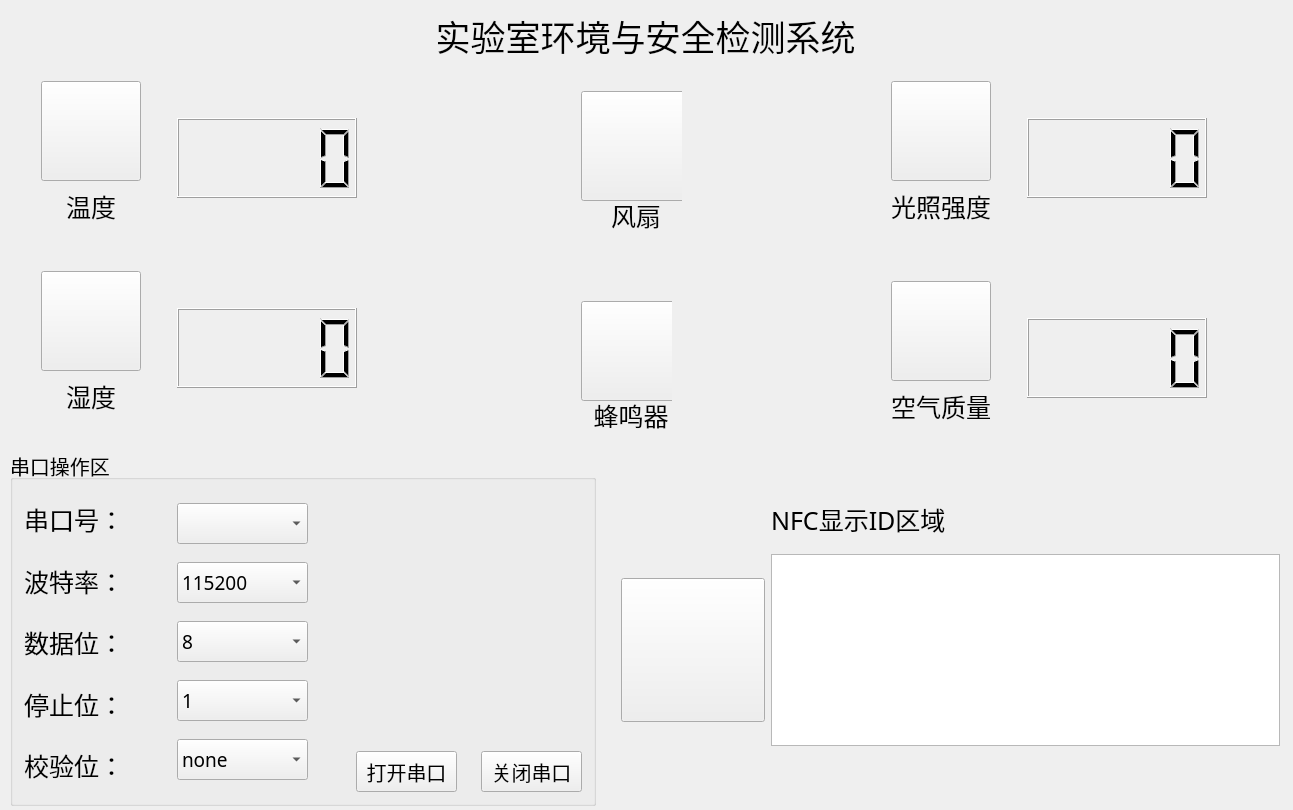
<?xml version="1.0" encoding="UTF-8"?>
<ui version="4.0">
 <class>Widget</class>
 <widget class="QWidget" name="Widget">
  <property name="geometry">
   <rect>
    <x>0</x>
    <y>0</y>
    <width>1293</width>
    <height>810</height>
   </rect>
  </property>
  <property name="windowTitle">
   <string>Widget</string>
  </property>
  <property name="styleSheet">
   <string notr="true"/>
  </property>
  <widget class="QLabel" name="label">
   <property name="geometry">
    <rect>
     <x>0</x>
     <y>0</y>
     <width>1291</width>
     <height>71</height>
    </rect>
   </property>
   <property name="font">
    <font>
     <family>华文楷体</family>
     <pointsize>26</pointsize>
    </font>
   </property>
   <property name="text">
    <string>实验室环境与安全检测系统</string>
   </property>
   <property name="alignment">
    <set>Qt::AlignCenter</set>
   </property>
  </widget>
  <widget class="QGroupBox" name="groupBox">
   <property name="geometry">
    <rect>
     <x>10</x>
     <y>450</y>
     <width>586</width>
     <height>356</height>
    </rect>
   </property>
   <property name="font">
    <font>
     <pointsize>15</pointsize>
    </font>
   </property>
   <property name="title">
    <string>串口操作区</string>
   </property>
   <layout class="QGridLayout" name="gridLayout_2">
    <item row="0" column="0">
     <layout class="QGridLayout" name="gridLayout">
      <item row="0" column="0" rowspan="2">
       <layout class="QHBoxLayout" name="horizontalLayout_2">
        <item>
         <layout class="QVBoxLayout" name="verticalLayout">
          <item>
           <widget class="QLabel" name="label_2">
            <property name="minimumSize">
             <size>
              <width>129</width>
              <height>57</height>
             </size>
            </property>
            <property name="maximumSize">
             <size>
              <width>129</width>
              <height>57</height>
             </size>
            </property>
            <property name="font">
             <font>
              <family>华文楷体</family>
              <pointsize>19</pointsize>
             </font>
            </property>
            <property name="text">
             <string>串口号：</string>
            </property>
           </widget>
          </item>
          <item>
           <widget class="QLabel" name="label_3">
            <property name="minimumSize">
             <size>
              <width>129</width>
              <height>57</height>
             </size>
            </property>
            <property name="maximumSize">
             <size>
              <width>129</width>
              <height>57</height>
             </size>
            </property>
            <property name="font">
             <font>
              <family>华文楷体</family>
              <pointsize>19</pointsize>
             </font>
            </property>
            <property name="text">
             <string>波特率：</string>
            </property>
           </widget>
          </item>
          <item>
           <widget class="QLabel" name="label_4">
            <property name="minimumSize">
             <size>
              <width>129</width>
              <height>57</height>
             </size>
            </property>
            <property name="maximumSize">
             <size>
              <width>129</width>
              <height>57</height>
             </size>
            </property>
            <property name="font">
             <font>
              <family>华文楷体</family>
              <pointsize>19</pointsize>
             </font>
            </property>
            <property name="text">
             <string>数据位：</string>
            </property>
           </widget>
          </item>
          <item>
           <widget class="QLabel" name="label_5">
            <property name="minimumSize">
             <size>
              <width>129</width>
              <height>57</height>
             </size>
            </property>
            <property name="maximumSize">
             <size>
              <width>129</width>
              <height>57</height>
             </size>
            </property>
            <property name="font">
             <font>
              <family>华文楷体</family>
              <pointsize>19</pointsize>
             </font>
            </property>
            <property name="text">
             <string>停止位：</string>
            </property>
           </widget>
          </item>
          <item>
           <widget class="QLabel" name="label_6">
            <property name="minimumSize">
             <size>
              <width>129</width>
              <height>57</height>
             </size>
            </property>
            <property name="maximumSize">
             <size>
              <width>129</width>
              <height>57</height>
             </size>
            </property>
            <property name="font">
             <font>
              <family>华文楷体</family>
              <pointsize>19</pointsize>
             </font>
            </property>
            <property name="text">
             <string>校验位：</string>
            </property>
           </widget>
          </item>
         </layout>
        </item>
        <item>
         <spacer name="horizontalSpacer_2">
          <property name="orientation">
           <enum>Qt::Horizontal</enum>
          </property>
          <property name="sizeHint" stdset="0">
           <size>
            <width>18</width>
            <height>20</height>
           </size>
          </property>
         </spacer>
        </item>
        <item>
         <layout class="QVBoxLayout" name="verticalLayout_2">
          <item>
           <widget class="QComboBox" name="serialCb">
            <property name="minimumSize">
             <size>
              <width>131</width>
              <height>41</height>
             </size>
            </property>
            <property name="maximumSize">
             <size>
              <width>131</width>
              <height>41</height>
             </size>
            </property>
            <property name="font">
             <font>
              <family>华文楷体</family>
              <pointsize>14</pointsize>
             </font>
            </property>
           </widget>
          </item>
          <item>
           <widget class="QComboBox" name="baundrateCb">
            <property name="minimumSize">
             <size>
              <width>131</width>
              <height>41</height>
             </size>
            </property>
            <property name="maximumSize">
             <size>
              <width>131</width>
              <height>41</height>
             </size>
            </property>
            <property name="font">
             <font>
              <family>华文楷体</family>
              <pointsize>14</pointsize>
             </font>
            </property>
            <property name="layoutDirection">
             <enum>Qt::LeftToRight</enum>
            </property>
            <item>
             <property name="text">
              <string>115200</string>
             </property>
            </item>
           </widget>
          </item>
          <item>
           <widget class="QComboBox" name="dataCb">
            <property name="minimumSize">
             <size>
              <width>131</width>
              <height>41</height>
             </size>
            </property>
            <property name="maximumSize">
             <size>
              <width>131</width>
              <height>41</height>
             </size>
            </property>
            <property name="font">
             <font>
              <family>华文楷体</family>
              <pointsize>14</pointsize>
             </font>
            </property>
            <item>
             <property name="text">
              <string>8</string>
             </property>
            </item>
           </widget>
          </item>
          <item>
           <widget class="QComboBox" name="stopCb">
            <property name="minimumSize">
             <size>
              <width>131</width>
              <height>41</height>
             </size>
            </property>
            <property name="maximumSize">
             <size>
              <width>131</width>
              <height>41</height>
             </size>
            </property>
            <property name="font">
             <font>
              <family>华文楷体</family>
              <pointsize>14</pointsize>
             </font>
            </property>
            <item>
             <property name="text">
              <string>1</string>
             </property>
            </item>
            <item>
             <property name="text">
              <string>1.5</string>
             </property>
            </item>
            <item>
             <property name="text">
              <string>2</string>
             </property>
            </item>
           </widget>
          </item>
          <item>
           <widget class="QComboBox" name="checkCb">
            <property name="minimumSize">
             <size>
              <width>131</width>
              <height>41</height>
             </size>
            </property>
            <property name="maximumSize">
             <size>
              <width>131</width>
              <height>41</height>
             </size>
            </property>
            <property name="font">
             <font>
              <family>华文楷体</family>
              <pointsize>14</pointsize>
             </font>
            </property>
            <item>
             <property name="text">
              <string>none</string>
             </property>
            </item>
            <item>
             <property name="text">
              <string>1</string>
             </property>
            </item>
           </widget>
          </item>
         </layout>
        </item>
       </layout>
      </item>
      <item row="0" column="2">
       <spacer name="verticalSpacer">
        <property name="orientation">
         <enum>Qt::Vertical</enum>
        </property>
        <property name="sizeHint" stdset="0">
         <size>
          <width>20</width>
          <height>148</height>
         </size>
        </property>
       </spacer>
      </item>
      <item row="1" column="1">
       <spacer name="horizontalSpacer_3">
        <property name="orientation">
         <enum>Qt::Horizontal</enum>
        </property>
        <property name="sizeHint" stdset="0">
         <size>
          <width>18</width>
          <height>20</height>
         </size>
        </property>
       </spacer>
      </item>
      <item row="1" column="2">
       <layout class="QHBoxLayout" name="horizontalLayout">
        <item>
         <widget class="QPushButton" name="openBt">
          <property name="minimumSize">
           <size>
            <width>101</width>
            <height>41</height>
           </size>
          </property>
          <property name="maximumSize">
           <size>
            <width>101</width>
            <height>41</height>
           </size>
          </property>
          <property name="text">
           <string>打开串口</string>
          </property>
         </widget>
        </item>
        <item>
         <spacer name="horizontalSpacer">
          <property name="orientation">
           <enum>Qt::Horizontal</enum>
          </property>
          <property name="sizeHint" stdset="0">
           <size>
            <width>18</width>
            <height>20</height>
           </size>
          </property>
         </spacer>
        </item>
        <item>
         <widget class="QPushButton" name="closeBt">
          <property name="minimumSize">
           <size>
            <width>101</width>
            <height>41</height>
           </size>
          </property>
          <property name="maximumSize">
           <size>
            <width>101</width>
            <height>41</height>
           </size>
          </property>
          <property name="text">
           <string>关闭串口</string>
          </property>
         </widget>
        </item>
       </layout>
      </item>
     </layout>
    </item>
   </layout>
   <zorder></zorder>
  </widget>
  <widget class="QWidget" name="layoutWidget">
   <property name="geometry">
    <rect>
     <x>610</x>
     <y>480</y>
     <width>681</width>
     <height>321</height>
    </rect>
   </property>
   <layout class="QGridLayout" name="gridLayout_3">
    <item row="0" column="1">
     <widget class="QLabel" name="label_7">
      <property name="minimumSize">
       <size>
        <width>200</width>
        <height>57</height>
       </size>
      </property>
      <property name="maximumSize">
       <size>
        <width>200</width>
        <height>57</height>
       </size>
      </property>
      <property name="font">
       <font>
        <family>华文楷体</family>
        <pointsize>19</pointsize>
       </font>
      </property>
      <property name="text">
       <string>NFC显示ID区域</string>
      </property>
     </widget>
    </item>
    <item row="0" column="0">
     <spacer name="verticalSpacer_2">
      <property name="orientation">
       <enum>Qt::Vertical</enum>
      </property>
      <property name="sizeHint" stdset="0">
       <size>
        <width>20</width>
        <height>40</height>
       </size>
      </property>
     </spacer>
    </item>
    <item row="2" column="0">
     <spacer name="verticalSpacer_3">
      <property name="orientation">
       <enum>Qt::Vertical</enum>
      </property>
      <property name="sizeHint" stdset="0">
       <size>
        <width>20</width>
        <height>40</height>
       </size>
      </property>
     </spacer>
    </item>
    <item row="1" column="0">
     <widget class="QPushButton" name="pushButton_6">
      <property name="minimumSize">
       <size>
        <width>144</width>
        <height>144</height>
       </size>
      </property>
      <property name="maximumSize">
       <size>
        <width>144</width>
        <height>144</height>
       </size>
      </property>
      <property name="styleSheet">
       <string notr="true">border-image: url(:/icon/NFC Technology.png);</string>
      </property>
      <property name="text">
       <string/>
      </property>
     </widget>
    </item>
    <item row="1" column="1">
     <widget class="QPlainTextEdit" name="plainTextEdit"/>
    </item>
   </layout>
  </widget>
  <widget class="QWidget" name="layoutWidget">
   <property name="geometry">
    <rect>
     <x>570</x>
     <y>80</y>
     <width>112</width>
     <height>175</height>
    </rect>
   </property>
   <layout class="QVBoxLayout" name="verticalLayout_3">
    <item>
     <widget class="QPushButton" name="pushButton_fan">
      <property name="minimumSize">
       <size>
        <width>110</width>
        <height>110</height>
       </size>
      </property>
      <property name="maximumSize">
       <size>
        <width>110</width>
        <height>110</height>
       </size>
      </property>
      <property name="styleSheet">
       <string notr="true">border-image: url(:/icon/绿色风扇.png);</string>
      </property>
      <property name="text">
       <string/>
      </property>
     </widget>
    </item>
    <item>
     <widget class="QLabel" name="label_11">
      <property name="minimumSize">
       <size>
        <width>110</width>
        <height>57</height>
       </size>
      </property>
      <property name="maximumSize">
       <size>
        <width>110</width>
        <height>57</height>
       </size>
      </property>
      <property name="font">
       <font>
        <family>华文楷体</family>
        <pointsize>19</pointsize>
       </font>
      </property>
      <property name="text">
       <string>风扇</string>
      </property>
      <property name="alignment">
       <set>Qt::AlignCenter</set>
      </property>
     </widget>
    </item>
   </layout>
  </widget>
  <widget class="QWidget" name="layoutWidget">
   <property name="geometry">
    <rect>
     <x>570</x>
     <y>290</y>
     <width>102</width>
     <height>165</height>
    </rect>
   </property>
   <layout class="QVBoxLayout" name="verticalLayout_4">
    <item>
     <widget class="QPushButton" name="pushButton_beep">
      <property name="minimumSize">
       <size>
        <width>100</width>
        <height>100</height>
       </size>
      </property>
      <property name="maximumSize">
       <size>
        <width>100</width>
        <height>100</height>
       </size>
      </property>
      <property name="styleSheet">
       <string notr="true">border-image: url(:/icon/绿色声音.png);</string>
      </property>
      <property name="text">
       <string/>
      </property>
     </widget>
    </item>
    <item>
     <widget class="QLabel" name="label_10">
      <property name="minimumSize">
       <size>
        <width>100</width>
        <height>57</height>
       </size>
      </property>
      <property name="maximumSize">
       <size>
        <width>100</width>
        <height>57</height>
       </size>
      </property>
      <property name="font">
       <font>
        <family>华文楷体</family>
        <pointsize>19</pointsize>
       </font>
      </property>
      <property name="text">
       <string>蜂鸣器</string>
      </property>
      <property name="alignment">
       <set>Qt::AlignCenter</set>
      </property>
     </widget>
    </item>
   </layout>
  </widget>
  <widget class="QWidget" name="layoutWidget">
   <property name="geometry">
    <rect>
     <x>30</x>
     <y>70</y>
     <width>338</width>
     <height>176</height>
    </rect>
   </property>
   <layout class="QGridLayout" name="gridLayout_4">
    <item row="0" column="0">
     <layout class="QVBoxLayout" name="verticalLayout_5">
      <item>
       <widget class="QPushButton" name="pushButton_temperature">
        <property name="minimumSize">
         <size>
          <width>100</width>
          <height>100</height>
         </size>
        </property>
        <property name="maximumSize">
         <size>
          <width>100</width>
          <height>100</height>
         </size>
        </property>
        <property name="styleSheet">
         <string notr="true">border-image: url(:/icon/绿色温度.png);</string>
        </property>
        <property name="text">
         <string/>
        </property>
       </widget>
      </item>
      <item>
       <widget class="QLabel" name="label_8">
        <property name="minimumSize">
         <size>
          <width>100</width>
          <height>57</height>
         </size>
        </property>
        <property name="maximumSize">
         <size>
          <width>100</width>
          <height>57</height>
         </size>
        </property>
        <property name="font">
         <font>
          <family>华文楷体</family>
          <pointsize>19</pointsize>
         </font>
        </property>
        <property name="text">
         <string>温度</string>
        </property>
        <property name="alignment">
         <set>Qt::AlignCenter</set>
        </property>
       </widget>
      </item>
     </layout>
    </item>
    <item row="0" column="1">
     <spacer name="horizontalSpacer_4">
      <property name="orientation">
       <enum>Qt::Horizontal</enum>
      </property>
      <property name="sizeHint" stdset="0">
       <size>
        <width>40</width>
        <height>20</height>
       </size>
      </property>
     </spacer>
    </item>
    <item row="0" column="2">
     <layout class="QVBoxLayout" name="verticalLayout_9">
      <item>
       <spacer name="verticalSpacer_4">
        <property name="orientation">
         <enum>Qt::Vertical</enum>
        </property>
        <property name="sizeHint" stdset="0">
         <size>
          <width>20</width>
          <height>40</height>
         </size>
        </property>
       </spacer>
      </item>
      <item>
       <widget class="QLCDNumber" name="lcdNumber_temperature">
        <property name="minimumSize">
         <size>
          <width>180</width>
          <height>80</height>
         </size>
        </property>
        <property name="maximumSize">
         <size>
          <width>180</width>
          <height>80</height>
         </size>
        </property>
       </widget>
      </item>
      <item>
       <spacer name="verticalSpacer_5">
        <property name="orientation">
         <enum>Qt::Vertical</enum>
        </property>
        <property name="sizeHint" stdset="0">
         <size>
          <width>20</width>
          <height>40</height>
         </size>
        </property>
       </spacer>
      </item>
     </layout>
    </item>
   </layout>
  </widget>
  <widget class="QWidget" name="layoutWidget">
   <property name="geometry">
    <rect>
     <x>30</x>
     <y>260</y>
     <width>338</width>
     <height>176</height>
    </rect>
   </property>
   <layout class="QGridLayout" name="gridLayout_5">
    <item row="0" column="0">
     <layout class="QVBoxLayout" name="verticalLayout_6">
      <item>
       <widget class="QPushButton" name="pushButton_humidity">
        <property name="minimumSize">
         <size>
          <width>100</width>
          <height>100</height>
         </size>
        </property>
        <property name="maximumSize">
         <size>
          <width>100</width>
          <height>100</height>
         </size>
        </property>
        <property name="styleSheet">
         <string notr="true">border-image: url(:/icon/绿色湿度.png);</string>
        </property>
        <property name="text">
         <string/>
        </property>
       </widget>
      </item>
      <item>
       <widget class="QLabel" name="label_9">
        <property name="minimumSize">
         <size>
          <width>100</width>
          <height>57</height>
         </size>
        </property>
        <property name="maximumSize">
         <size>
          <width>100</width>
          <height>57</height>
         </size>
        </property>
        <property name="font">
         <font>
          <family>华文楷体</family>
          <pointsize>19</pointsize>
         </font>
        </property>
        <property name="text">
         <string>湿度</string>
        </property>
        <property name="alignment">
         <set>Qt::AlignCenter</set>
        </property>
       </widget>
      </item>
     </layout>
    </item>
    <item row="0" column="1">
     <spacer name="horizontalSpacer_5">
      <property name="orientation">
       <enum>Qt::Horizontal</enum>
      </property>
      <property name="sizeHint" stdset="0">
       <size>
        <width>40</width>
        <height>20</height>
       </size>
      </property>
     </spacer>
    </item>
    <item row="0" column="2">
     <layout class="QVBoxLayout" name="verticalLayout_10">
      <item>
       <spacer name="verticalSpacer_6">
        <property name="orientation">
         <enum>Qt::Vertical</enum>
        </property>
        <property name="sizeHint" stdset="0">
         <size>
          <width>20</width>
          <height>40</height>
         </size>
        </property>
       </spacer>
      </item>
      <item>
       <widget class="QLCDNumber" name="lcdNumber_humidity">
        <property name="minimumSize">
         <size>
          <width>180</width>
          <height>80</height>
         </size>
        </property>
        <property name="maximumSize">
         <size>
          <width>180</width>
          <height>80</height>
         </size>
        </property>
       </widget>
      </item>
      <item>
       <spacer name="verticalSpacer_7">
        <property name="orientation">
         <enum>Qt::Vertical</enum>
        </property>
        <property name="sizeHint" stdset="0">
         <size>
          <width>20</width>
          <height>40</height>
         </size>
        </property>
       </spacer>
      </item>
     </layout>
    </item>
   </layout>
  </widget>
  <widget class="QWidget" name="layoutWidget">
   <property name="geometry">
    <rect>
     <x>880</x>
     <y>70</y>
     <width>338</width>
     <height>176</height>
    </rect>
   </property>
   <layout class="QGridLayout" name="gridLayout_6">
    <item row="0" column="0">
     <layout class="QVBoxLayout" name="verticalLayout_8">
      <item>
       <widget class="QPushButton" name="pushButton_light">
        <property name="minimumSize">
         <size>
          <width>100</width>
          <height>100</height>
         </size>
        </property>
        <property name="maximumSize">
         <size>
          <width>100</width>
          <height>100</height>
         </size>
        </property>
        <property name="styleSheet">
         <string notr="true">border-image: url(:/icon/绿色光照.png);</string>
        </property>
        <property name="text">
         <string/>
        </property>
       </widget>
      </item>
      <item>
       <widget class="QLabel" name="label_12">
        <property name="minimumSize">
         <size>
          <width>100</width>
          <height>57</height>
         </size>
        </property>
        <property name="maximumSize">
         <size>
          <width>100</width>
          <height>57</height>
         </size>
        </property>
        <property name="font">
         <font>
          <family>华文楷体</family>
          <pointsize>19</pointsize>
         </font>
        </property>
        <property name="text">
         <string>光照强度</string>
        </property>
        <property name="alignment">
         <set>Qt::AlignCenter</set>
        </property>
       </widget>
      </item>
     </layout>
    </item>
    <item row="0" column="1">
     <spacer name="horizontalSpacer_6">
      <property name="orientation">
       <enum>Qt::Horizontal</enum>
      </property>
      <property name="sizeHint" stdset="0">
       <size>
        <width>40</width>
        <height>20</height>
       </size>
      </property>
     </spacer>
    </item>
    <item row="0" column="2">
     <layout class="QVBoxLayout" name="verticalLayout_11">
      <item>
       <spacer name="verticalSpacer_8">
        <property name="orientation">
         <enum>Qt::Vertical</enum>
        </property>
        <property name="sizeHint" stdset="0">
         <size>
          <width>20</width>
          <height>40</height>
         </size>
        </property>
       </spacer>
      </item>
      <item>
       <widget class="QLCDNumber" name="lcdNumber_light">
        <property name="minimumSize">
         <size>
          <width>180</width>
          <height>80</height>
         </size>
        </property>
        <property name="maximumSize">
         <size>
          <width>180</width>
          <height>80</height>
         </size>
        </property>
       </widget>
      </item>
      <item>
       <spacer name="verticalSpacer_9">
        <property name="orientation">
         <enum>Qt::Vertical</enum>
        </property>
        <property name="sizeHint" stdset="0">
         <size>
          <width>20</width>
          <height>40</height>
         </size>
        </property>
       </spacer>
      </item>
     </layout>
    </item>
   </layout>
  </widget>
  <widget class="QWidget" name="layoutWidget">
   <property name="geometry">
    <rect>
     <x>880</x>
     <y>270</y>
     <width>338</width>
     <height>176</height>
    </rect>
   </property>
   <layout class="QGridLayout" name="gridLayout_7">
    <item row="0" column="0">
     <layout class="QVBoxLayout" name="verticalLayout_7">
      <item>
       <widget class="QPushButton" name="pushButton_smoke">
        <property name="minimumSize">
         <size>
          <width>100</width>
          <height>100</height>
         </size>
        </property>
        <property name="maximumSize">
         <size>
          <width>100</width>
          <height>100</height>
         </size>
        </property>
        <property name="styleSheet">
         <string notr="true">border-image: url(:/icon/绿色烟雾报警器.png);</string>
        </property>
        <property name="text">
         <string/>
        </property>
       </widget>
      </item>
      <item>
       <widget class="QLabel" name="label_13">
        <property name="minimumSize">
         <size>
          <width>100</width>
          <height>57</height>
         </size>
        </property>
        <property name="maximumSize">
         <size>
          <width>100</width>
          <height>57</height>
         </size>
        </property>
        <property name="font">
         <font>
          <family>华文楷体</family>
          <pointsize>19</pointsize>
         </font>
        </property>
        <property name="text">
         <string>空气质量</string>
        </property>
        <property name="alignment">
         <set>Qt::AlignCenter</set>
        </property>
       </widget>
      </item>
     </layout>
    </item>
    <item row="0" column="1">
     <spacer name="horizontalSpacer_7">
      <property name="orientation">
       <enum>Qt::Horizontal</enum>
      </property>
      <property name="sizeHint" stdset="0">
       <size>
        <width>40</width>
        <height>20</height>
       </size>
      </property>
     </spacer>
    </item>
    <item row="0" column="2">
     <layout class="QVBoxLayout" name="verticalLayout_12">
      <item>
       <spacer name="verticalSpacer_10">
        <property name="orientation">
         <enum>Qt::Vertical</enum>
        </property>
        <property name="sizeHint" stdset="0">
         <size>
          <width>20</width>
          <height>40</height>
         </size>
        </property>
       </spacer>
      </item>
      <item>
       <widget class="QLCDNumber" name="lcdNumber_smoke">
        <property name="minimumSize">
         <size>
          <width>180</width>
          <height>80</height>
         </size>
        </property>
        <property name="maximumSize">
         <size>
          <width>180</width>
          <height>80</height>
         </size>
        </property>
       </widget>
      </item>
      <item>
       <spacer name="verticalSpacer_11">
        <property name="orientation">
         <enum>Qt::Vertical</enum>
        </property>
        <property name="sizeHint" stdset="0">
         <size>
          <width>20</width>
          <height>40</height>
         </size>
        </property>
       </spacer>
      </item>
     </layout>
    </item>
   </layout>
  </widget>
 </widget>
 <layoutdefault spacing="6" margin="11"/>
 <resources/>
 <connections/>
</ui>
